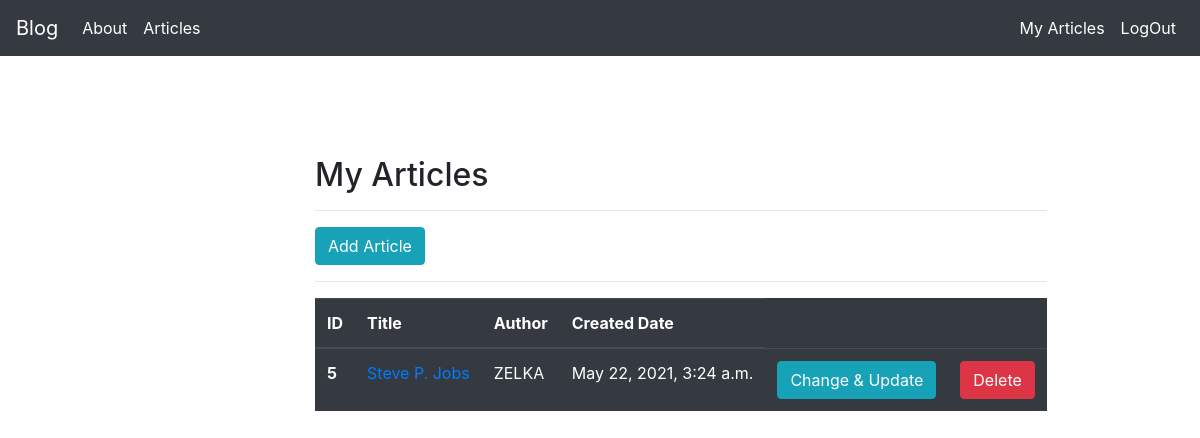
The page /articles/myarts/ (signed in) on the database its author committed.
### article/models.py (models this page shows, shortened)
class Article(models.Model):
    Author = models.ForeignKey("auth.User",on_delete=models.CASCADE)
    Title = models.CharField(max_length=50)
    Content = RichTextField()
    createdDate = models.DateTimeField(auto_now_add=True)
    article_image = models.FileField(blank = True, null = True)
    class Meta:
        ordering = ['-createdDate']

### article/views.py (the view)
# urls.py: path("myarts/",views.myarts, name = "myarts"),
@login_required(redirect_field_name = "Please LogIn", login_url = "login")
def myarts(request):
    articles = Article.objects.filter(Author = request.user)
    return render(request,"myarts.html",{"articles":articles})

### templates/myarts.html (shortened to what this page needs)
{% extends "layout.html" %}
{% load crispy_forms_tags %}
{% block body %}
<div class = "row">
    <div class = "coll-md-6 offset-md-3">
        <h2> My Articles </h2>
        <hr>
        <a class = "btn btn-info" href = "{% url 'article:addarticle' %}">
            Add Article
        </a>
        <hr>
        {% if articles %}
        <table class="table table-hover table-dark">
            <thead>
                <tr>
                    <th scope="col">ID</th>
                    <th scope="col">Title</th>
                    <th scope="col">Author</th>
                    <th scope="col">Created Date</th>
                </tr>
            </thead>
            <tbody>
                {% for article in articles %}
                    <tr>
                        <th scope = "row"> {{article.id}} </th>
                        <td><a href="{% url 'article:detail' article.id %}"> {{article.Title}} </a></td>
                        <td> {{article.Author}} </td>
                        <td> {{article.createdDate}} </td>
                        <td><a href="{% url 'article:updateArticle' article.id %}" class = "btn btn-info"> Change & Update </a></td>
                        <td><a href="{% url 'article:deleteArticle' article.id %}" class = "btn btn-danger"> Delete </a></td>
                    </tr>
                {% endfor %}
            </tbody>
            </table>
            {% else  %}
                <div class = "alert alert-danger"> You don't have articles yet. </div>
            {% endif %}
    </div>
</div>
{% endblock body %}

### rows shown on the page
Article: id "5", Title "Steve P. Jobs", Author "ZELKA", createdDate "May 22, 2021, 3:24 a.m."
